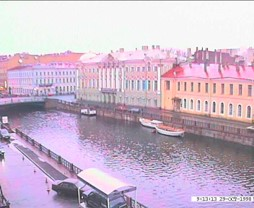
#> input picture images/inputs/river1.jpg, 254 x 208 px
$ jupyter execute --allow-errors Non_or_Aligned_Cross_Dissolve.ipynb   (shell and % lines are left out)
#> lines starting #> are read from the running program, lines starting #| are printed output that depends on the picture
### utils.py
import cv2
import numpy as np
import matplotlib.pyplot as plt
from PIL import Image
from skimage import draw
import os
from multiprocessing import Pool


# [82 lines left out: functions get_frame_at_t, generate_imgs, poly2mask, get_mask, get_transformation, imageFolder2mpeg, not called in this run]

def prompt_eye_selection(image):
    fig = plt.figure()
    plt.imshow(image, cmap='gray')
    fig.set_label('Click on ten points for alignment')
    plt.axis('off')
    xs = []
    ys = []
    clicked = np.zeros((8, 2), dtype=np.float32)

    # Define a callback function that will update the textarea
    # [7 lines left out: function onmousedown, not called in this run]

    def onmouseup(event):
        if(len(xs) >= 8):
            plt.close(fig)

    def onclose(event):
        clicked[:, 0] = xs
        clicked[:, 1] = ys
    # Create an hard reference to the callback not to be cleared by the garbage
    # collector
    fig.canvas.mpl_connect('button_press_event', onmousedown)
    fig.canvas.mpl_connect('button_release_event', onmouseup)
    fig.canvas.mpl_connect('close_event', onclose)

    return clicked

# [88 lines left out: functions get_perpendicular_2d, generate_frames_feature_based, not called in this run]

### Non_or_Aligned_Cross_Dissolve.ipynb
[cell 1]
# downgrade OpenCV a bit to use SIFT
# for converting to video

[cell 2]
import scipy
import scipy.sparse.linalg
import ffmpeg
import cv2
import glob
import numpy as np
import matplotlib.pyplot as plt
import matplotlib.tri as tri
from skimage import draw
from multiprocessing import Pool, TimeoutError
import pickle
import os
from numpy.linalg import svd, inv

[cell 3]
# jupyter extension that allows reloading functions from imports without clearing kernel :D
utilfn = "./utils.py"
import utils

Idea 1: Cross-Dissolve

[cell 4]
def crossDissolve(sourceImg, targetImg, timelength):
    assert sourceImg.shape == targetImg.shape
    video_name = 'crossDissolve.mp4'
    H, W, C = targetImg.shape
    video = cv2.VideoWriter(video_name, cv2.VideoWriter_fourcc(*'MP4V'), 30, (W,H))
    #Imagehalfway = (1-t)*Image1 + t*image2
    timelengthfps = timelength * 30
    for i in range (timelengthfps):
        halfImg = (timelengthfps - i) / timelengthfps * sourceImg + i / timelengthfps * targetImg
        if i == timelength * 10:
            halfImg1 = halfImg
        if i == timelength * 20:
            halfImg2 = halfImg
        video.write(np.uint8(halfImg))
    cv2.destroyAllWindows()
    video.release()
    return halfImg1, halfImg2

[cell 5]
sourceImg = cv2.imread('./images/inputs/river1.jpg')
#> sourceImg is the input picture: shape (208, 254, 3); mean B, G, R 203.1, 183.3, 203.1
targetImg = cv2.imread('./images/inputs/river2.jpg')
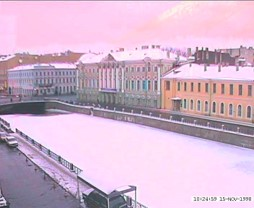
#> input picture images/inputs/river2.jpg, 254 x 208 px
#> targetImg is the input picture: shape (208, 254, 3); mean B, G, R 204, 180.1, 209.2
halfImg1, halfImg2 = crossDissolve(sourceImg, targetImg, 5)
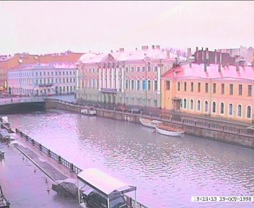
#> halfImg1: shape (208, 254, 3) float64; mean B, G, R 203.4, 182.3, 205.1
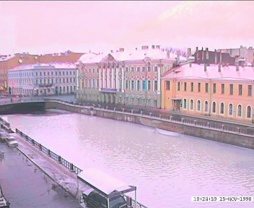
#> halfImg2: shape (208, 254, 3) float64; mean B, G, R 203.7, 181.2, 207.2

[cell 6]
plt.imshow(np.uint8(sourceImg[:,:,[2,1,0]]))
plt.show()
plt.imshow(np.uint8(targetImg[:,:,[2,1,0]]))
plt.show()
plt.imshow(np.uint8(halfImg1[:,:,[2,1,0]]))
plt.show()
plt.imshow(np.uint8(halfImg2[:,:,[2,1,0]]))
plt.show()

Idea 2: Align, then cross-disolve!

[cell 7]
# [23 lines left out: function computeHomography, not called in this run]

[cell 8]
sourcefile= './images/inputs/bridge1.jpg'
sourceImg = cv2.imread('./images/inputs/bridge1.jpg')
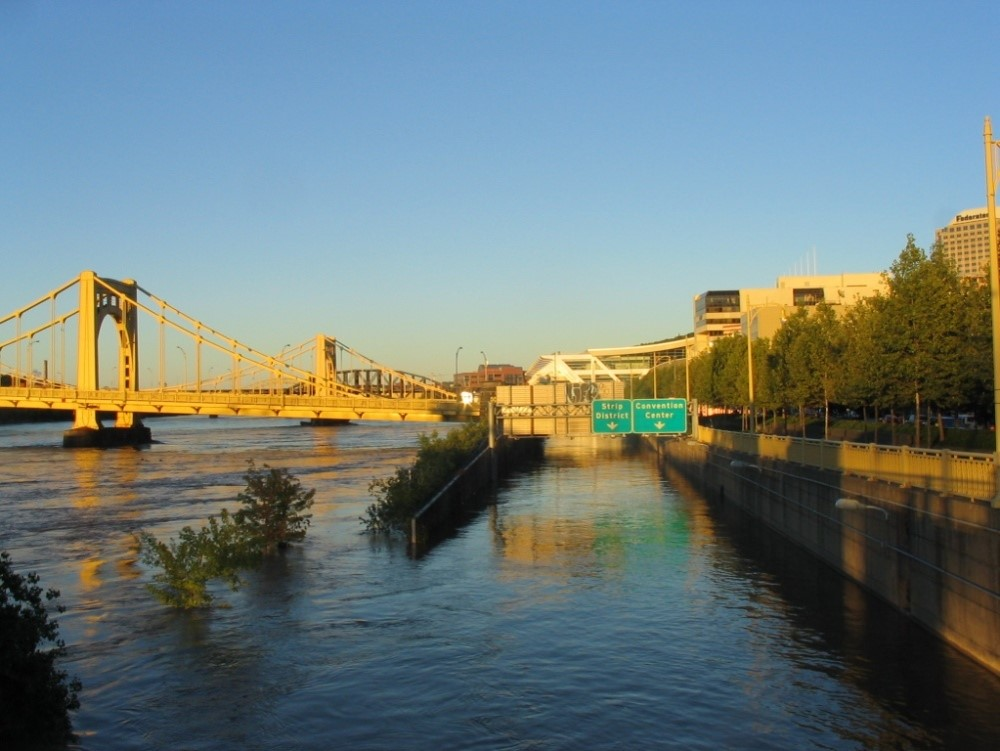
#> input picture images/inputs/bridge1.jpg, 1000 x 751 px
#> sourceImg is the input picture: shape (751, 1000, 3); mean B, G, R 123.6, 124.1, 109.2
targetfile= './images/inputs/bridge2.jpg'
targetImg= cv2.imread('./images/inputs/bridge2.jpg')
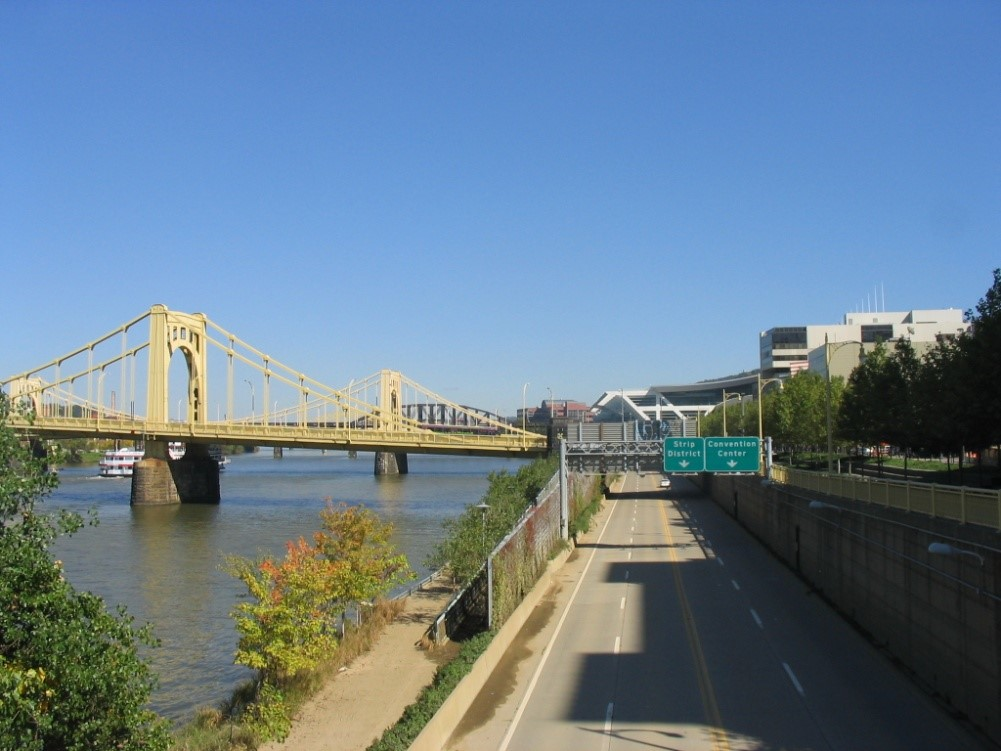
#> input picture images/inputs/bridge2.jpg, 1001 x 751 px
#> targetImg is the input picture: shape (751, 1001, 3); mean B, G, R 145.3, 126.9, 103.9
plt.imshow(np.uint8(sourceImg[:,:,[2,1,0]]))
plt.show()
plt.imshow(np.uint8(targetImg[:,:,[2,1,0]]))
plt.show()

[cell 9]
def alignedCrossDissolve(sourceImg, targetImg, timelength, name):
    # H = utils.auto_homography(sourceImg,targetImg, computeHomography)
    # T = np.array([[1,0,100],[0,1,50],[0,0,1]])
    h, w, c = targetImg.shape
    # img_warped = cv2.warpPerspective(targetImg, np.dot(T,H), (4*w//3, 4*h//3))
    # background = np.uint8(np.zeros((4*h//3, 4*w//3, 3)))
    # background[:sourceImg.shape[0], :sourceImg.shape[1],:] = sourceImg

    background = targetImg
    img_warped = sourceImg

    video_name = str(name) + '.mp4'
    # video = cv2.VideoWriter(video_name, cv2.VideoWriter_fourcc(*'MP4V'), 30, (4*w//3, 4*h//3))
    video = cv2.VideoWriter(video_name, cv2.VideoWriter_fourcc(*'MP4V'), 30, (w, h))
    #Imagehalfway = (1-t)*Image1 + t*image2
    timelengthfps = timelength * 30
    plt.imshow(img_warped[:,:,[2,1,0]])
    plt.show()
    plt.imshow(background[:,:,[2,1,0]])
    plt.show()
    for i in range (timelengthfps):
        halfImg = np.uint8((timelengthfps - i) / timelengthfps * img_warped + i / timelengthfps * background)
        if i == timelength * 10:
            halfImg1 = halfImg
        if i == timelength * 20:
            halfImg2 = halfImg
        video.write(halfImg)
    cv2.destroyAllWindows()
    video.release()
    return halfImg1, halfImg2

[cell 10]
import utils
pts_im1_8p = utils.prompt_eye_selection(sourceImg)
#> in prompt_eye_selection, `clicked = np.zeros((8, 2), dtype=np.float32)`: clicked = [[0, 0], [0, 0], [0, 0], [0, 0], [0, 0], [0, 0], [0, 0], [0, 0]]
#> pts_im1_8p has the same summary as clicked in prompt_eye_selection
plt.imshow(sourceImg[:,:,[2,1,0]])
#> figure, not shown here; B, G, R data is drawn as R, G, B

[cell 11]
pts_im2_8p = utils.prompt_eye_selection(targetImg)
#> pts_im2_8p has the same summary as clicked in prompt_eye_selection
plt.imshow(targetImg[:,:,[2,1,0]])
#> figure, not shown here; B, G, R data is drawn as R, G, B

[cell 12]
constarray = np.ones((1, pts_im1_8p.shape[0])) # size(1, 10)
pts_im1 = pts_im1_8p.T # size(2,10)
pts_im1 = np.insert(pts_im1, 2, values=constarray, axis=0) # size(1, 10)
pts_im1

[cell 13]
pts_im2 = pts_im2_8p.T # size(2,10)
pts_im2 = np.insert(pts_im2, 2, values=constarray, axis=0) # size(1, 10)
pts_im2

[cell 14]
A= pts_im1.T
#> A = [[0, 0, 1], [0, 0, 1], [0, 0, 1], [0, 0, 1], [0, 0, 1], [0, 0, 1], [0, 0, 1], [0, 0, 1]]
b = pts_im2[0,:].T
#> b = [0, 0, 0, 0, 0, 0, 0, 0]

v = scipy.sparse.linalg.lsqr(A, b)[0]
#> v = [0, 0, 0]
trans1 = v.T
#> trans1 = [0, 0, 0]

b = pts_im2[1,:].T
v = scipy.sparse.linalg.lsqr(A, b)[0]
trans2 = v.T
#> trans2 = [0, 0, 0]

trans3 = np.zeros((1,3))
#> trans3 = [[0, 0, 0]]
trans3[0,2] = 1

b = np.ones((1,8))
v = scipy.sparse.linalg.lsqr(A, b)[0]
#> v = [0, 0, 1]
v /= v[2]
trans4 = v
#> trans4 = [0, 0, 1]

trans0 = np.vstack((trans1, trans2))
#> trans0 = [[0, 0, 0], [0, 0, 0]]
trans0 = np.vstack((trans0, trans4))
#> trans0 = [[0, 0, 0], [0, 0, 0], [0, 0, 1]]
trans0
#> Out = [[0, 0, 0], [0, 0, 0], [0, 0, 1]]

[cell 15]
hh, ww, _ = sourceImg.shape
#> hh = 751; ww = 1000
dst = cv2.warpPerspective(sourceImg,trans0,(3*ww//2,3*hh//2))
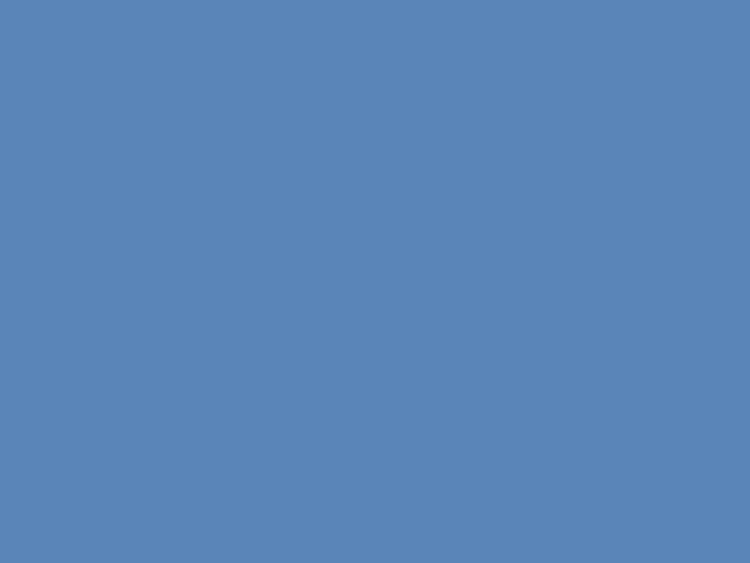
#> dst: shape (1126, 1500, 3) (shown at 1/2 size); mean B, G, R 184, 133, 90

[cell 16]
plt.imshow(np.uint8(dst[:,:,[2,1,0]]))
plt.show()

[cell 17]
dst2 = np.uint8(np.zeros((3*hh//2,3*ww//2,3)))
#> dst2: shape (1126, 1500, 3); every value is 0
dst2[:targetImg.shape[0],:targetImg.shape[1],:] = targetImg
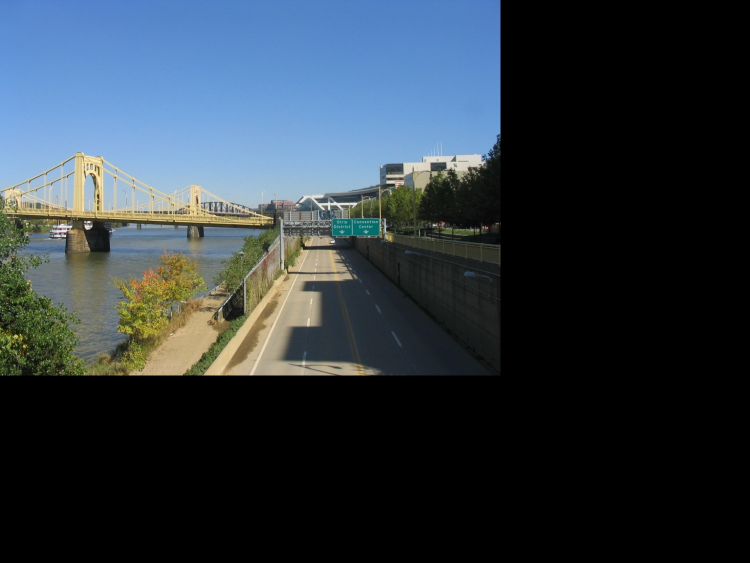
#> dst2: shape (1126, 1500, 3) (shown at 1/2 size); mean of channels 0, 1, 2 64.7, 56.5, 46.3; drawn as B, G, R
plt.imshow(np.uint8(dst2[:,:,[2,1,0]]))
plt.show()

[cell 18]
h1, h2 = alignedCrossDissolve(np.uint8(dst),np.uint8(dst2),5, 'aligned')
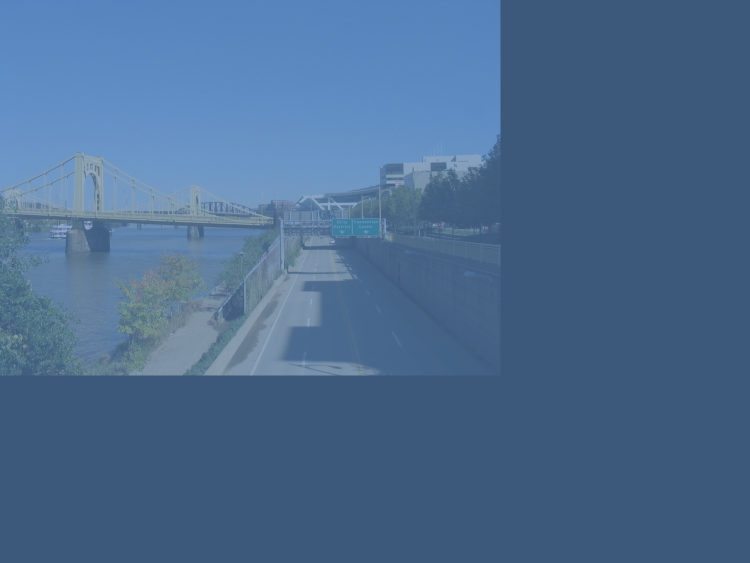
#> h1: shape (1126, 1500, 3) (shown at 1/2 size); mean B, G, R 143.7, 106.9, 75.3
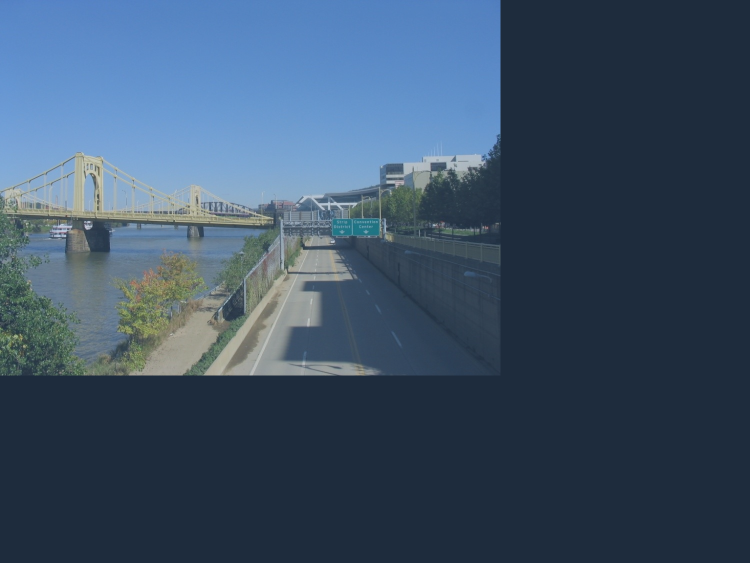
#> h2: shape (1126, 1500, 3) (shown at 1/2 size); mean B, G, R 104.1, 81.6, 60.7

[cell 19]
plt.imshow(np.uint8(h1))
plt.show()
plt.imshow(np.uint8(h2))
plt.show()

[cell 20]
M, mask = cv2.findHomography(pts_im1_8p, pts_im2_8p, cv2.RANSAC,5.0)
#> mask = [0, 0, 0, 0, 0, 0, 0, 0]

#> (a cell that did not finish here is left out)

#> (a cell that did not finish here is left out)

#> (a cell that did not finish here is left out)

[cell 24]
plt.imshow(np.uint8(h1[:,:,[2,1,0]]))
plt.show()
plt.imshow(np.uint8(h2[:,:,[2,1,0]]))
plt.show()
